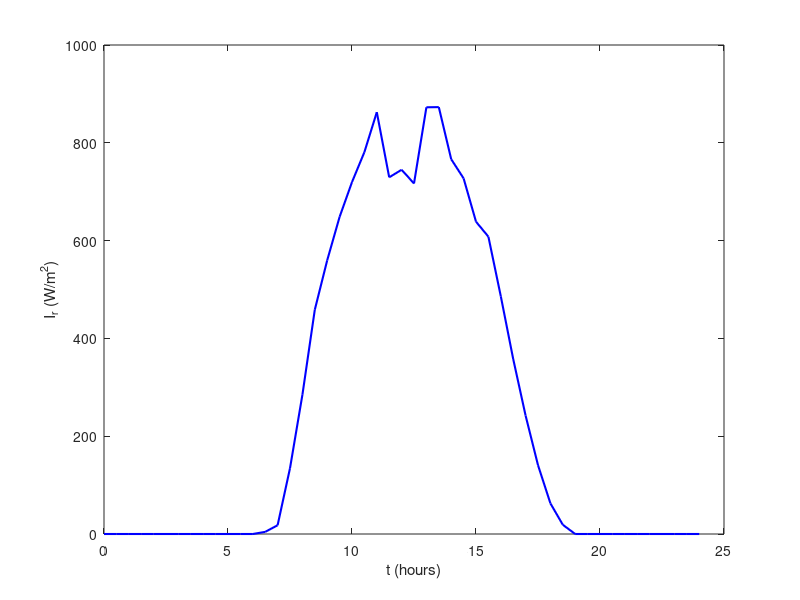
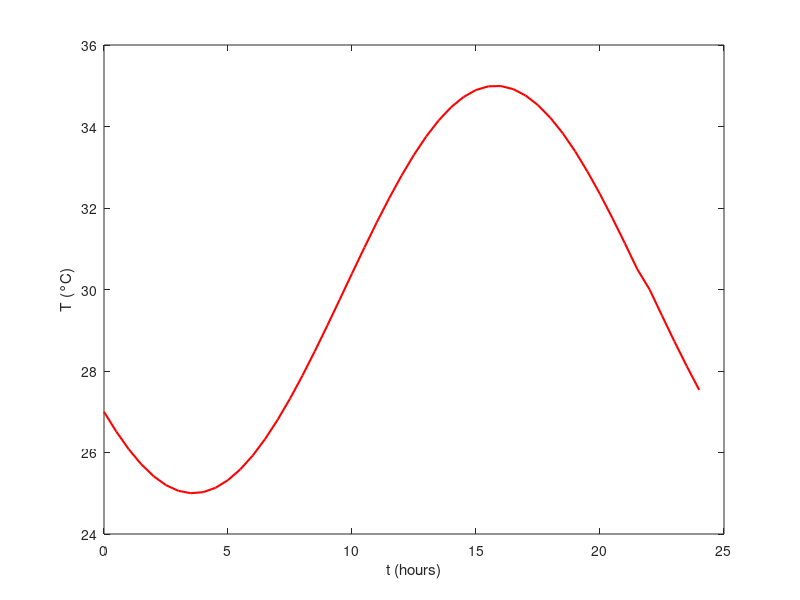
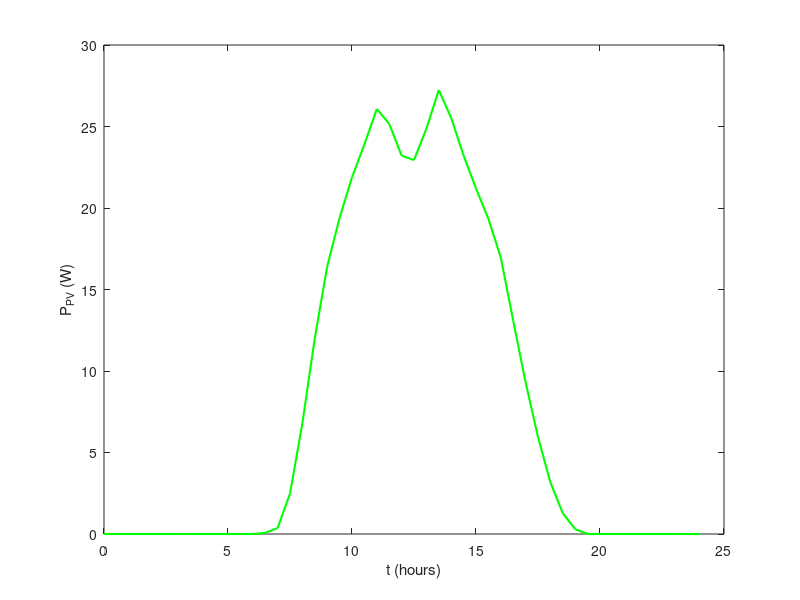

MATLAB code for these plots, in order:
clear;
close all ;
clc ;
% warning off;

t = [0:0.5:24];

load('PV_prod_summer.mat')
radiation = movmean(PV_load,3);
% load('solar_PV_production_1000_rated_watts.mat')
% load('solar_radiation.mat')
load('summer_daily_temperature.mat')
temperature = data;

figure
plot(t,radiation,'b','LineWidth', 1.5)
ylabel('I_r (W/m^2)')
xlabel('t (hours)')

figure
plot(t,temperature,'r','LineWidth', 1.5)
ylabel('T (°C)')
xlabel('t (hours)')

% Ppv = (radiation/100)* 1000 .* [1-0.005.*(temperature+10)] * 0.04
Ppv = (radiation/100)* 30000 .* [1-0.005.*(temperature+10)] * 0.04

figure
plot(t,movmean(Ppv,2)/300,'g','LineWidth', 1.5)
% ylabel('P_P_V (kW)')
ylabel('P_P_V (W)')
xlabel('t (hours)')
